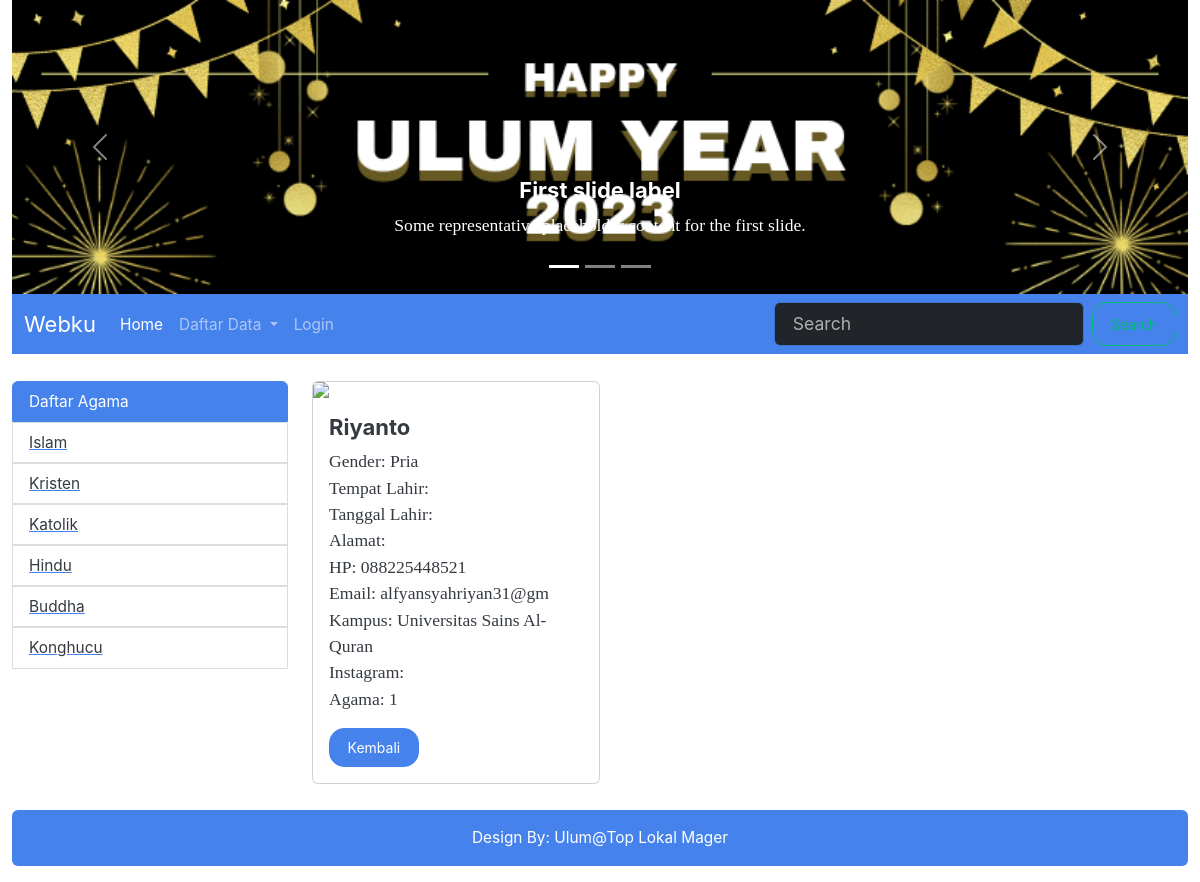
The app's page /index.php?hal=partisipan_detail&id=50 with its own data.
### tables this page shows
CREATE TABLE `agama` (
  `id` int(11) NOT NULL,
  `nama` varchar(11) NOT NULL
);

CREATE TABLE `partisipan` (
  `id` int(11) NOT NULL,
  `nama` varchar(25) NOT NULL,
  `gender` enum('Pria','Wanita') NOT NULL,
  `temp_lahir` varchar(45) DEFAULT NULL,
  `tgl_lahir` date DEFAULT NULL,
  `alamat` text DEFAULT NULL,
  `hp` varchar(15) DEFAULT NULL,
  `email` varchar(20) DEFAULT NULL,
  `kampus` varchar(45) DEFAULT NULL,
  `instagram` varchar(45) DEFAULT NULL,
  `idagama` int(11) NOT NULL,
  `foto` varchar(45) DEFAULT NULL,
  `moto` text DEFAULT NULL
);

### models/Agama.php (called while the page is built)
<?php
class Agama{
    private $koneksi;
    public function __construct(){
        global $dbh;
        $this->koneksi = $dbh;
    }
    public function index(){
        $sql = "SELECT * FROM agama";
        $rs = $this->koneksi->query($sql);
        return $rs;
    }
}

### models/Partisipan.php (called while the page is built, shortened)
<?php
class Partisipan{
	private $koneksi;
	public function __construct(){
		global $dbh;
		$this->koneksi = $dbh;
	}
    public function getPartisipan($id){
        $sql = "SELECT partisipan.*, agama.nama AS agama
                FROM partisipan INNER JOIN agama
                ON agama.id = partisipan.idagama WHERE partisipan.id = ?";
		$ps = $this->koneksi->prepare($sql);
		$ps->execute([$id]);
		$rs = $ps->fetch();
		return $rs;
    }
}

### partisipan_detail.php (the view)
<?php
$id = $_REQUEST['id'];
$model = new Partisipan();
$rs  = $model->getPartisipan($id);
?>
<div class="card" style="width: 18rem;">
  <?php
  if(!empty($rs['foto'])){
  ?>
	<img src="images/<?= $rs['foto'] ?>" class="card-img-top" />
  <?php
  }
  else{
  ?>
  <img src="images/nophoto.jpg" class="card-img-top" />
  <?php } ?>
  <div class="card-body">
    <h5 class="card-title"><?= $rs['nama'] ?></h5>
    <p class="card-text">
        Gender: <?= $rs['gender'] ?> <br/>
        Tempat Lahir: <?= $rs['temp_lahir'] ?> <br/>
        Tanggal Lahir: <?= $rs['tgl_lahir'] ?> <br/>
        Alamat: <?= $rs['alamat'] ?> <br/>
        HP: <?= $rs['hp'] ?> <br/>
        Email: <?= $rs['email'] ?> <br/>
        Kampus: <?= $rs['kampus'] ?> <br/>
        Instagram: <?= $rs['instagram'] ?> <br/>
        Agama: <?= $rs['idagama'] ?> <br/>
    </p>
    <a href="index.php?hal=partisipan_list" class="btn btn-primary">Kembali</a>
  </div>
</div>

### sidebar.php
<?php
$model = new Agama();
$rs = $model->index();
?>
<ul class="list-group">
  <li class="list-group-item active" aria-current="true">Daftar Agama</li>
  <?php
  foreach($rs as $agama){
  ?>
    <a href="index.php?hal=partisipan_list&id=<?= $agama['id'] ?>">
      <li class="list-group-item"><?= $agama['nama'] ?></li>
    </a>
  <?php } ?>
</ul>

### records on screen
agama: nama "Islam"
agama: nama "Kristen"
agama: nama "Katolik"
agama: nama "Hindu"
agama: nama "Buddha"
agama: nama "Konghucu"
partisipan: nama "Riyanto", gender "Pria", hp "088225448521", email "alfyansyahriyan31@gm", kampus "Universitas Sains Al-Quran", idagama "1"
